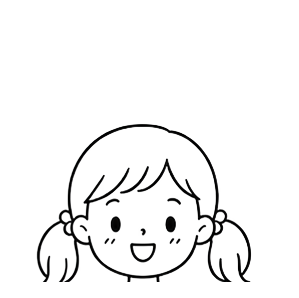
#> input picture outputs/assets/stickers/web/sticker-imported-01-02.webp, 299 x 298 px
$ python -i build-sticker-library.py   (imports and definitions only)
#> lines starting #> are read from the running program, lines starting #| are printed output that depends on the picture
#> further down, picture is the input picture: PIL image 299x298 RGBA; mean R, G, B, A 3.4, 3.5, 3.5, 11.8
"""Split the 40 user-provided sticker sheets into transparent web assets.

The Drive originals remain untouched. Grid definitions are explicit because each
source sheet is a curated set with a stable row/column contract; this makes the
generated registry deterministic and repeatable for future editor releases.
"""

from __future__ import annotations

import json
from collections import deque
from dataclasses import dataclass
from pathlib import Path

import numpy as np
from PIL import Image, ImageDraw, ImageFilter, ImageFont


ROOT = Path(__file__).resolve().parents[1]
SOURCE_DIR = ROOT / "outputs" / "assets" / "stickers" / "original"
WEB_DIR = ROOT / "outputs" / "assets" / "stickers" / "web"
QA_DIR = ROOT / "outputs" / "assets" / "stickers" / "library-contact-sheets"
REGISTRY_JSON = ROOT / "outputs" / "assets" / "stickers" / "sticker-registry.json"
MANIFEST_JS = ROOT / "outputs" / "editor-imported-sticker-manifest.js"


@dataclass(frozen=True)
class SheetSpec:
    columns: int
    rows: int
    category: str
    category_label: str
    style: str


# 대분류 asset / 중분류 sticker / 소분류 stable item ID.
# UI categories intentionally merge similar source sheets so hundreds of items
# remain discoverable without exposing implementation-oriented sheet numbers.
SHEET_SPECS: dict[int, SheetSpec] = {
    1: SheetSpec(4, 5, "daily", "사람·일상", "outline"),
    2: SheetSpec(4, 5, "animal", "동물", "outline"),
    3: SheetSpec(4, 5, "daily", "사람·일상", "outline"),
    4: SheetSpec(4, 3, "daily", "사람·일상", "vintage-color"),
    5: SheetSpec(4, 3, "daily", "사람·일상", "color"),
    6: SheetSpec(3, 3, "daily", "사람·일상", "color"),
    7: SheetSpec(3, 3, "daily", "사람·일상", "character"),
    8: SheetSpec(3, 3, "daily", "사람·일상", "symbol"),
    9: SheetSpec(4, 5, "nature", "자연·계절", "outline"),
    10: SheetSpec(4, 5, "daily", "사람·일상", "outline"),
    11: SheetSpec(4, 5, "animal", "동물", "outline"),
    12: SheetSpec(4, 5, "animal", "동물", "outline"),
    13: SheetSpec(4, 5, "nature", "자연·계절", "outline"),
    14: SheetSpec(4, 5, "nature", "자연·계절", "outline"),
    15: SheetSpec(4, 5, "nature", "자연·계절", "outline"),
    16: SheetSpec(3, 3, "nature", "자연·계절", "brush"),
    17: SheetSpec(4, 5, "neon", "형광·네온", "neon-dark"),
    18: SheetSpec(5, 2, "neon", "형광·네온", "neon-light"),
    19: SheetSpec(4, 5, "nature", "자연·계절", "outline"),
    20: SheetSpec(5, 4, "nature", "자연·계절", "color"),
    21: SheetSpec(4, 5, "nature", "자연·계절", "color"),
    22: SheetSpec(4, 5, "nature", "자연·계절", "color"),
    23: SheetSpec(4, 5, "nature", "자연·계절", "color"),
    24: SheetSpec(4, 5, "neon", "형광·네온", "neon-light"),
    25: SheetSpec(4, 5, "neon", "형광·네온", "neon-gray"),
    26: SheetSpec(1, 1, "botanical", "보태니컬", "engraving"),
    27: SheetSpec(1, 1, "botanical", "보태니컬", "engraving"),
    28: SheetSpec(1, 1, "botanical", "보태니컬", "engraving"),
    29: SheetSpec(1, 1, "botanical", "보태니컬", "engraving"),
    30: SheetSpec(1, 1, "botanical", "보태니컬", "engraving"),
    31: SheetSpec(1, 1, "botanical", "보태니컬", "engraving"),
    32: SheetSpec(1, 1, "botanical", "보태니컬", "engraving"),
    33: SheetSpec(1, 1, "botanical", "보태니컬", "engraving"),
    34: SheetSpec(1, 1, "botanical", "보태니컬", "engraving"),
    35: SheetSpec(1, 1, "botanical", "보태니컬", "engraving"),
    36: SheetSpec(4, 5, "neon", "형광·네온", "neon-light"),
    37: SheetSpec(4, 5, "neon", "형광·네온", "neon-light"),
    38: SheetSpec(4, 5, "neon", "형광·네온", "neon-gray"),
    39: SheetSpec(4, 5, "neon", "형광·네온", "neon-gray"),
    40: SheetSpec(5, 4, "neon", "형광·네온", "neon-dark"),
}

# Sheet 16 has four items only in its last row, so its cells need explicit
# normalized coordinates instead of a uniform grid.
CUSTOM_CELL_BOXES: dict[int, tuple[tuple[float, float, float, float], ...]] = {
    16: (
        (0.00, 0.00, 0.33, 0.34), (0.33, 0.00, 0.67, 0.34), (0.67, 0.00, 1.00, 0.34),
        (0.00, 0.32, 0.33, 0.68), (0.33, 0.32, 0.67, 0.68), (0.67, 0.32, 1.00, 0.68),
        (0.00, 0.64, 0.25, 1.00), (0.25, 0.64, 0.50, 1.00),
        (0.50, 0.64, 0.75, 1.00), (0.75, 0.64, 1.00, 1.00),
    ),
}

# Watercolour sheets 4-8 place their grids inside generous paper margins.
# Restricting the split to the artwork bounds prevents neighbouring halves.
SHEET_GRID_BOUNDS: dict[int, tuple[float, float, float, float]] = {
    4: (0.14, 0.00, 0.86, 1.00),
    5: (0.14, 0.00, 0.86, 1.00),
    6: (0.14, 0.00, 0.86, 1.00),
    7: (0.14, 0.00, 0.86, 1.00),
    8: (0.14, 0.00, 0.86, 1.00),
    20: (0.00, 0.00, 1.00, 0.82),
    21: (0.00, 0.03, 1.00, 0.85),
    22: (0.00, 0.03, 1.00, 0.85),
    23: (0.00, 0.00, 1.00, 1.00),
}

# A small inward crop removes artwork from neighbouring cells without cutting
# the intended subject or the soft neon halo. Values are proportions of one cell.
SHEET_CELL_INSET: dict[int, float] = {
    **{number: 0.025 for number in (1, 2, 3, 9, 10, 11, 12, 13, 14, 15, 16, 19)},
    **{number: 0.025 for number in (17, 18, 24, 25, 36, 37, 38, 39, 40)},
    20: 0.02,
    **{number: 0.03 for number in (21, 22, 23)},
}


# [33 lines left out: functions infer_background, remove_matte, not called in this run]


def trim_and_size(image: Image.Image, max_dimension: int = 512) -> Image.Image | None:
    """Trim empty canvas, retain glow edges and add safe placement padding."""
#> called with max_dimension = 512
    rgba = image.convert("RGBA")
    alpha = np.asarray(rgba.getchannel("A"))
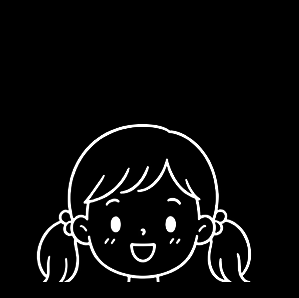
#> alpha: shape (298, 299); min 0, max 255, mean 11.8
    visible = np.where(alpha > 3)
#> visible = 5739 positions, rows 124 to 281, columns 36 to 251
    if not visible[0].size:
        return None
    top, bottom = int(visible[0].min()), int(visible[0].max()) + 1
#> top = 124; bottom = 282
    left, right = int(visible[1].min()), int(visible[1].max()) + 1
#> left = 36; right = 252
    cropped = rgba.crop((left, top, right, bottom))
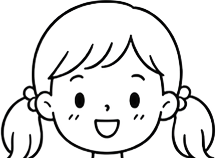
#> cropped: PIL image 216x158 RGBA; mean R, G, B, A 5.9, 6, 6, 30.7; transparent parts drawn white
    padding = max(8, round(max(cropped.size) * 0.06))
#> padding = 13
    padded = Image.new("RGBA", (cropped.width + padding * 2, cropped.height + padding * 2), (0, 0, 0, 0))
#> padded: PIL image 242x184 RGBA; every value is 0
    padded.paste(cropped, (padding, padding), cropped)
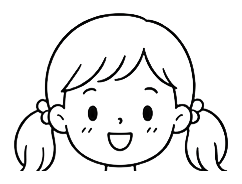
#> padded: PIL image 242x184 RGBA; mean R, G, B, A 2, 2, 2, 21.5; transparent parts drawn white
    if max(padded.size) > max_dimension:
        scale = max_dimension / max(padded.size)
        padded = padded.resize((max(1, round(padded.width * scale)), max(1, round(padded.height * scale))), Image.Resampling.LANCZOS)
    return padded


# [201 lines left out: functions clear_edge_fragments, split_sheet, make_contact_sheets, main, not called in this run]


# [2 lines not run here, left out]

>>> from PIL import Image
>>> picture = Image.open('../outputs/assets/stickers/web/sticker-imported-01-02.webp')
>>> result = trim_and_size(picture)

$ run again, on outputs/assets/stickers/web/sticker-imported-01-12-아아.webp
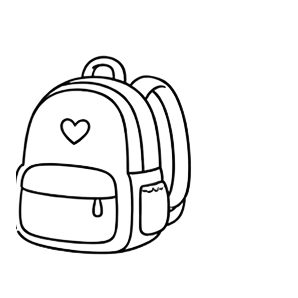
#> input picture outputs/assets/stickers/web/sticker-imported-01-12-아아.webp, 298 x 298 px
#> picture is the input picture: PIL image 298x298 RGBA; mean R, G, B, A 3.2, 3.3, 3.3, 15.5
#> in trim_and_size, `alpha = np.asarray(rgba.getchannel("A"))`:
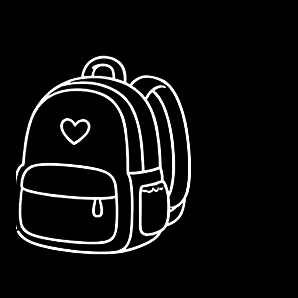
#> alpha: shape (298, 298); min 0, max 255, mean 15.5
#> visible = 7791 positions, rows 55 to 254, columns 16 to 191
#> top = 55; bottom = 255
#> left = 16; right = 192
#> in trim_and_size, `padded.paste(cropped, (padding, padding), cropped)`:
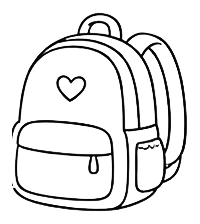
#> padded: PIL image 200x224 RGBA; mean R, G, B, A 2.9, 3, 3, 27.6; transparent parts drawn white

$ run again, on outputs/assets/stickers/web/sticker-imported-01-14.webp
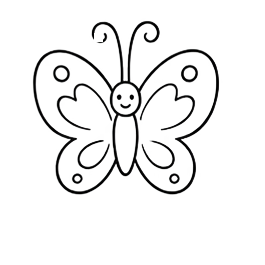
#> input picture outputs/assets/stickers/web/sticker-imported-01-14.webp, 265 x 265 px
#> picture is the input picture: PIL image 265x265 RGBA; mean R, G, B, A 2.9, 2.9, 2.9, 15.9
#> in trim_and_size, `alpha = np.asarray(rgba.getchannel("A"))`:
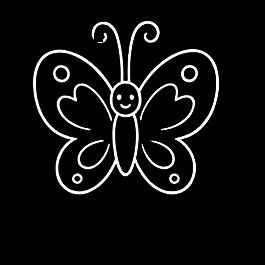
#> alpha: shape (265, 265); min 0, max 255, mean 15.9
#> visible = 6285 positions, rows 20 to 194, columns 32 to 219
#> top = 20; bottom = 195
#> left = 32; right = 220
#> in trim_and_size, `padded.paste(cropped, (padding, padding), cropped)`:
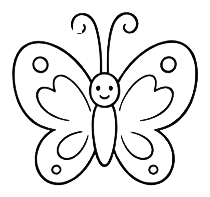
#> padded: PIL image 210x197 RGBA; mean R, G, B, A 2.5, 2.6, 2.6, 24.2; transparent parts drawn white

$ run again, on outputs/assets/stickers/web/sticker-imported-01-16.webp
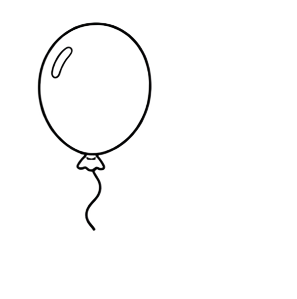
#> input picture outputs/assets/stickers/web/sticker-imported-01-16.webp, 297 x 299 px
#> picture is the input picture: PIL image 297x299 RGBA; mean R, G, B, A 1.9, 1.9, 1.9, 4.4
#> in trim_and_size, `alpha = np.asarray(rgba.getchannel("A"))`:
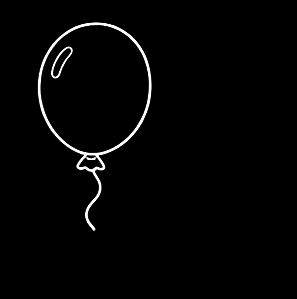
#> alpha: shape (299, 297); min 0, max 255, mean 4.4
#> visible = 2226 positions, rows 22 to 230, columns 37 to 151
#> top = 22; bottom = 231
#> left = 37; right = 152
#> in trim_and_size, `padded.paste(cropped, (padding, padding), cropped)`:
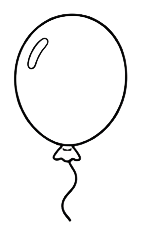
#> padded: PIL image 141x235 RGBA; mean R, G, B, A 1.1, 1.1, 1.1, 10.6; transparent parts drawn white
